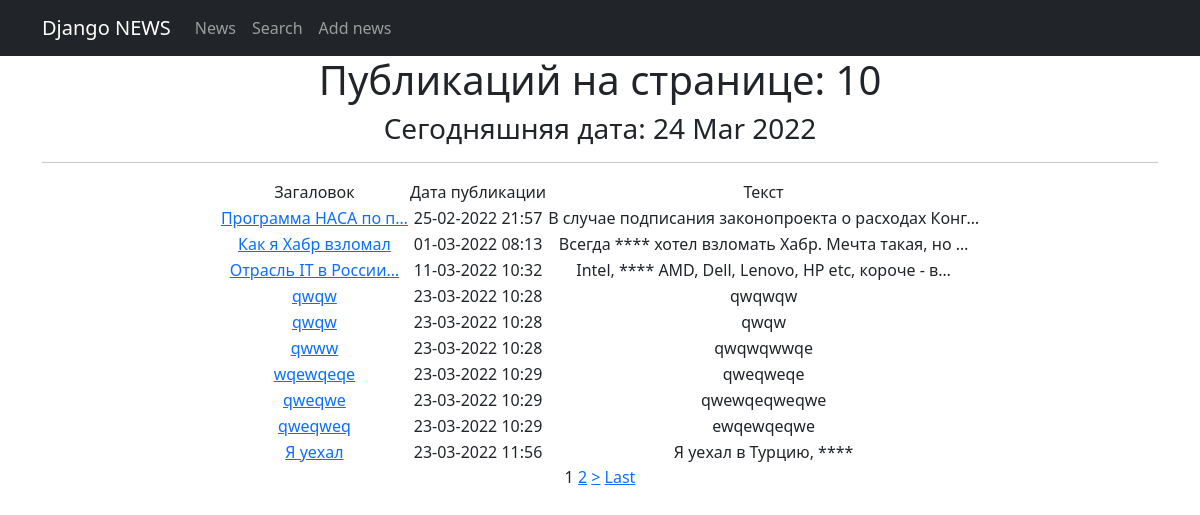
The page /news/ on the database as committed earlier.
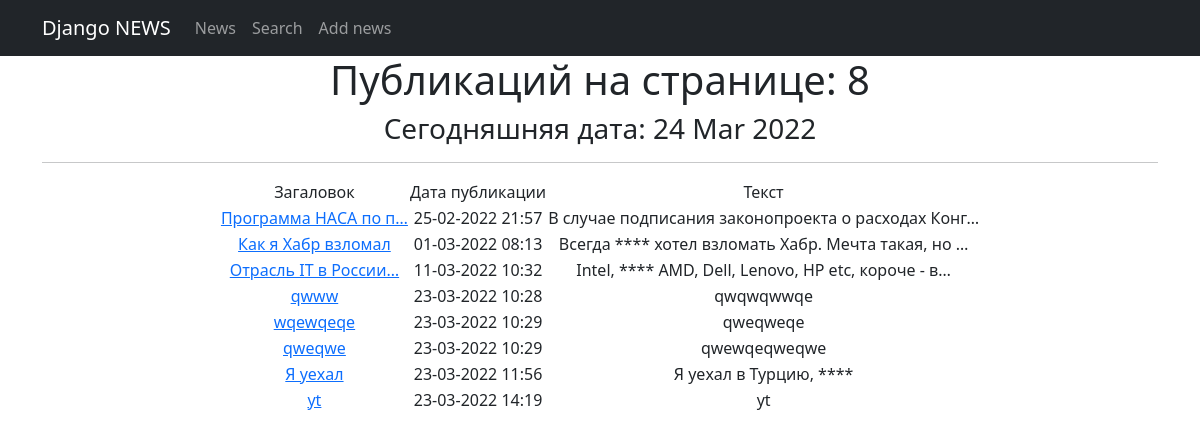
The same page on the database as committed later.
### news/models.py (models this page shows, shortened)
class Post(models.Model):
    article, new = 'AR', 'NE'
    TYPES = [(article, 'статья'), (new, 'новость')]
    author = models.ForeignKey(Author, on_delete=models.CASCADE)
    type = models.CharField(max_length=2, choices=TYPES)
    time_create = models.DateTimeField(auto_now_add=True)
    category = models.ManyToManyField(Category, through='PostCategory')
    header = models.CharField(max_length=255)
    text = models.TextField()
    rating = models.IntegerField(default=0)

### news/views.py (the view)
# urls.py: path('', PostList.as_view()),
class PostList(ListView):
    model = Post
    template_name = 'news.html'
    form_class = PostForm
    context_object_name = 'post'
    queryset = Post.objects.order_by('time_create')
    paginate_by = 10
    def get_context_data(self, **kwargs):
        context = super().get_context_data(**kwargs)
        context['time_now'] = datetime.utcnow()
        context['category'] = Category.objects.all()
        return context

### news/templatetags/custom_filters.py (called while the page is built)
@register.filter(name='censor')
def censor(value):
    count = 0
    c_word = ['блин', 'черт']
    text = value.split()
    for i in text:
        i = i.lower()
        i = re.sub(r'[^\w\s]', '', i)
        for j in c_word:
            if i == j:
                return value.replace(text[count], '*' * len(i))
        count += 1
    return value

### templates/news.html (shortened to what this page needs)
{% extends 'flatpages/default.html' %}
{% load custom_filters %}
{% block content %}
    <h1>Публикаций на странице: {{ post|length }}</h1>
    <h3>Сегодняшняя дата: {{ time_now|date:'d M Y' }}</h3>
    <hr>
{% if post %}
        <table style="margin-left: auto; margin-right: auto;">
            <tr>
                <td>
                    Загаловок
                </td>
                <td>
                    Дата публикации
                </td>
                <td>
                    Текст
                </td>
            </tr>
            {% for post in post %}
            <tr>
                <td>
                    <a href="{% url 'post_detail' post.id %}">{{ post.header|truncatechars:20|censor }}</a>
                </td>
                <td>
                    {{ post.time_create|date:'d-m-Y H:i' }}
                </td>
                <td>
                    {{ post.text|truncatechars:50|censor  }}
                </td>
            </tr>
        {% endfor %}
        </table>
    {% else %}
        <h2>Новостей нет!</h2>
    {% endif %}
{% if is_paginated %}
    {% for num in page_obj.paginator.page_range %}
        {% if page_obj.number == num %}
            <a>{{ num }}</a>
        {% elif num > page_obj.number|add:'-3' and num < page_obj.number|add:'3' %}
            <a href="?page={{ num }}">{{ num }}</a>
        {% endif %}
    {% endfor %}
    {% if page_obj.has_next %}
        <a href="?page={{ page_obj.next_page_number }}">></a>
        <a href="?page={{ page_obj.paginator.num_pages }}">Last</a>
    {% endif %}
{% endif %}
{% endblock content %}

### templates/flatpages/default.html (shortened to what this page needs)
<!DOCTYPE html>
<html lang="en">
    <head>
        {% load static %}
        <link href="{% static 'css/styles.css' %}" rel="stylesheet" />
    </head>
    <body>
        <nav class="navbar navbar-expand-lg navbar-dark bg-dark static-top">
   <div class="container">
       <a class="navbar-brand" href="#">Django NEWS</a>
       <div class="collapse navbar-collapse" id="navbarResponsive">
           <ul class="navbar-nav ml-auto">
               <li class="nav-item">
                   <a class="nav-link" href="/news/">News</a>
               </li>
               <li class="nav-item">
                   <a class="nav-link" href="/news/search/">Search</a>
               </li><li class="nav-item">
                   <a class="nav-link" href="/news/add/">Add news</a>
               </li>
           </ul>
       </div>
   </div>
</nav>
        <div class="container">
            <div class="row">
                <div class="col-lg-12 text-center">
                    {% block content %}{% endblock content %}
                </div>
            </div>
        </div>
    </body>
</html>

Rows that differ between the two databases and show on the page:
removed Post: header|censor "qwqw", time_create "23-03-2022 10:28", text|censor "qwqwqw"
removed Post: header|censor "qwqw", time_create "23-03-2022 10:28", text|censor "qwqw"
removed Post: header|censor "qweqweq", time_create "23-03-2022 10:29", text|censor "ewqewqeqwe"
now on this page (row unchanged): Post: header|censor "yt", time_create "23-03-2022 14:19", text|censor "yt"
Other text that changed with them:
{{ post|length }}: "10" → "8"
list line gone: "1"
list line gone: "2"
text no longer shown: "> Last"
